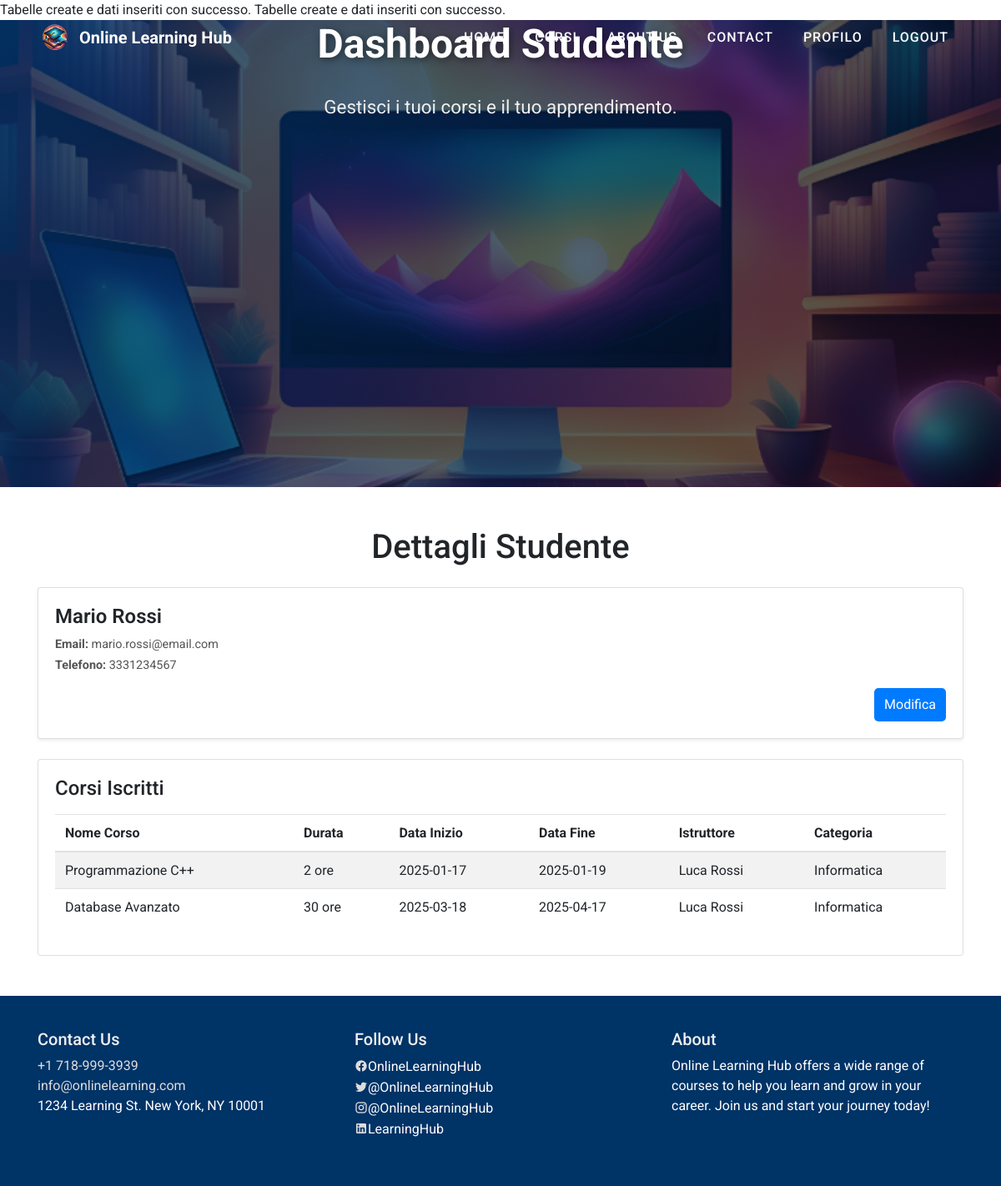
Page /studenti/informazioni_studente.php?id=1 on the committed database.
### tables this page shows
CREATE TABLE IF NOT EXISTS `studente` (
    `IdStudente` int AUTO_INCREMENT PRIMARY KEY,
    `Nome` varchar(100) DEFAULT NULL,
    `Cognome` varchar(100) DEFAULT NULL,
    `Telefono` varchar(15) DEFAULT NULL,
    `Email` varchar(100) DEFAULT NULL,
    `Password` varchar(255) DEFAULT NULL
);

CREATE TABLE IF NOT EXISTS `corso` (
    `IdCorso` int AUTO_INCREMENT PRIMARY KEY,
    `Nome` varchar(100) DEFAULT NULL,
    `Durata` int DEFAULT NULL,
    `DataInizio` date DEFAULT NULL,
    `IdIstruttore` int DEFAULT NULL,
    `IdCategoria` int DEFAULT NULL,
    `DataFine` date DEFAULT NULL,
    `Idamministratore` int NOT NULL
);

CREATE TABLE IF NOT EXISTS `istruttore` (
    `IdIstruttore` int AUTO_INCREMENT PRIMARY KEY,
    `Nome` varchar(100) DEFAULT NULL,
    `Cognome` varchar(100) DEFAULT NULL,
    `Telefono` varchar(15) DEFAULT NULL,
    `Email` varchar(100) DEFAULT NULL,
    `Password` varchar(255) DEFAULT NULL,
    `Specializzazione` varchar(100) DEFAULT NULL
);

CREATE TABLE IF NOT EXISTS `categoria` (
    `IdCategoria` int AUTO_INCREMENT PRIMARY KEY,
    `NomeCategoria` varchar(100) NOT NULL
);

### studenti/informazioni_studente.php (the view, shortened to what this page needs)
<?php
include('../config.php');
include('../pages/navbar.php');
include('../templates/template_header.php');
$studentId = $_GET['id'];
$stmtStudent = $pdo->prepare("SELECT * FROM studente WHERE IdStudente = :studentId");
$stmtStudent->bindParam(':studentId', $studentId);
$stmtStudent->execute();
$student = $stmtStudent->fetch(PDO::FETCH_ASSOC);
$stmtCourses = $pdo->prepare("
    SELECT c.Nome AS corso_nome, c.Durata, c.DataInizio, c.DataFine, ist.Nome AS istruttore_nome, ist.Cognome AS istruttore_cognome, cat.NomeCategoria
    FROM corso c
    JOIN iscrizione isc ON c.IdCorso = isc.IdCorso
    JOIN istruttore ist ON c.IdIstruttore = ist.IdIstruttore
    JOIN categoria cat ON c.IdCategoria = cat.IdCategoria
    WHERE isc.IdStudente = :studentId
");
$stmtCourses->bindParam(':studentId', $studentId);
$stmtCourses->execute();
$courses = $stmtCourses->fetchAll(PDO::FETCH_ASSOC);
?>
<header class="header-bg">
    <div class="overlay">
        <div class="container text-center text-white d-flex align-items-center justify-content-center flex-column">
            <h1 class="hero-title">Dashboard Studente</h1>
            <p class="hero-subtext">Gestisci i tuoi corsi e il tuo apprendimento.</p>
        </div>
    </div>
</header>
<div class="container my-5">
    <h1 class="text-center mb-4">Dettagli Studente</h1>
    <div class="card mb-4 shadow-sm">
        <div class="card-body">
            <div class="student-info">
                <div class="student-details">
                    <h4 class="mb-2"><?php echo htmlspecialchars($student['Nome']) . ' ' . htmlspecialchars($student['Cognome']); ?></h4>
                    <p class="mb-1"><strong>Email:</strong> <?php echo htmlspecialchars($student['Email']); ?></p>
                    <p class="mb-1"><strong>Telefono:</strong> <?php echo htmlspecialchars($student['Telefono']); ?></p>
                    <div class="text-right mt-3">
                        <a href="../admin/edit_studente.php?id=<?php echo urlencode($student['IdStudente']); ?>" class="btn btn-primary">Modifica</a>
                    </div>
                </div>
            </div>
        </div>
    </div>
    <div class="card">
        <div class="card-body">
            <h4 class="mb-3">Corsi Iscritti</h4>
            <?php if (count($courses) > 0): ?>
                <table class="table table-striped">
                    <thead>
                        <tr>
                            <th>Nome Corso</th>
                            <th>Durata</th>
                            <th>Data Inizio</th>
                            <th>Data Fine</th>
                            <th>Istruttore</th>
                            <th>Categoria</th>
                        </tr>
                    </thead>
                    <tbody>
                        <?php foreach ($courses as $course): ?>
                            <tr>
                                <td><?php echo htmlspecialchars($course['corso_nome']); ?></td>
                                <td><?php echo htmlspecialchars($course['Durata']); ?> ore</td>
                                <td><?php echo htmlspecialchars($course['DataInizio']); ?></td>
                                <td><?php echo htmlspecialchars($course['DataFine']); ?></td>
                                <td><?php echo htmlspecialchars($course['istruttore_nome']) . ' ' . htmlspecialchars($course['istruttore_cognome']); ?></td>
                                <td><?php echo htmlspecialchars($course['NomeCategoria']); ?></td>
                            </tr>
                        <?php endforeach; ?>
                    </tbody>
                </table>
            <?php else: ?>
                <p>Lo studente non è iscritto a nessun corso.</p>
            <?php endif; ?>
        </div>
    </div>
</div>
<?php include('../templates/template_footer.php'); ?>

### style.css (style rules this page uses)
body { font-family: 'Roboto', sans-serif; margin: 0; padding: 0; }
.header-bg { background-image: url('resources/images/header-bg.jpg'); background-size: cover; background-position: center; height: 60vh; display: flex; justify-content: center; align-items: center; color: white; position: relative; }
.hero-subtext { font-size: 1.2rem; margin-top: 15px; }
.header-bg { position: relative; background-image: url('resources/image/sfondoHeader.png'); background-size: cover; background-position: center; height: 70vh; display: flex; align-items: center; justify-content: center; text-align: center; color: white; }
.header-bg .overlay { position: absolute; top: 0; left: 0; width: 100%; height: 100%; background: linear-gradient(135deg, rgba(0, 51, 102, 0.8), rgba(0, 0, 0, 0.6)); z-index: 1; }
.container { z-index: 2; }
.hero-title { font-size: 3rem; font-weight: 700; text-shadow: 2px 2px 10px rgba(0, 0, 0, 0.5); margin-bottom: 15px; }
.hero-subtext { font-size: 1.4rem; margin-bottom: 20px; color: #f0f0f0; }
.btn-primary { background-color:rgb(46, 96, 245); border-color: rgb(46, 96, 245); transition: all 0.3s ease-in-out; }
.student-info { display: flex; align-items: center; gap: 1.5rem; }
.student-details { flex-grow: 1; }
.student-details h4 { font-size: 1.5rem; font-weight: 600; margin-bottom: 0.5rem; }
.student-details p { font-size: 0.9rem; color: #555; }
.text-right { text-align: right; }
.btn-primary { background-color: #007bff; color: #fff; padding: 8px 12px; border: none; border-radius: 5px; cursor: pointer; }

### rows in the picture
studente: Nome "Mario", Cognome "Rossi", Email "mario.rossi@email.com", Telefono "3331234567"
corso: Nome "Programmazione C++", Durata "2", DataInizio "2025-01-17", DataFine "2025-01-19", IdIstruttore.Nome "Luca", IdIstruttore.Cognome "Rossi", IdCategoria.NomeCategoria "Informatica"
corso: Nome "Database Avanzato", Durata "30", DataInizio "2025-03-18", DataFine "2025-04-17", IdIstruttore.Nome "Luca", IdIstruttore.Cognome "Rossi", IdCategoria.NomeCategoria "Informatica"
